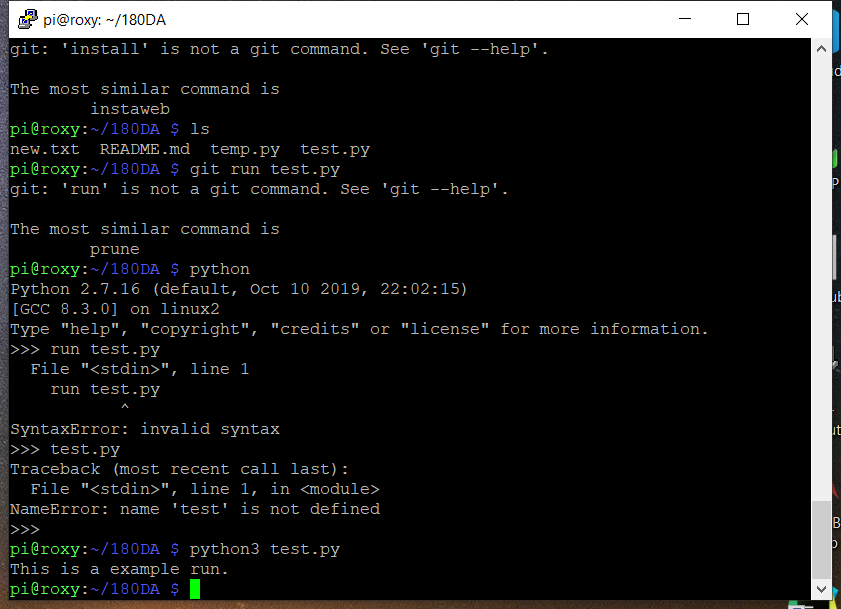
#> input picture code.png, 841 x 609 px, given in place of the camera
$ python kmeans.py
#> lines starting #> are read from the running program, lines starting #| are printed output that depends on the picture; after the words box and inside, x2 and y2 are one past the last pixel; in counts of white or black regions, pixels touching at a corner belong together
"""
Detecting Dominant Colors with KMeans
References:
    https://github.com/michellektan/180DA-WarmUp/blob/main/Tutorial0-Setup/kmeans.py
"""

import numpy as np
import cv2
import matplotlib.pyplot as plt
from sklearn.cluster import KMeans


def find_histogram(clt):
    """
    create a histogram with k clusters
    :param: clt
    :return:hist
    """
    numLabels = np.arange(0, len(np.unique(clt.labels_)) + 1)
    (hist, _) = np.histogram(clt.labels_, bins=numLabels)

    hist = hist.astype("float")
    hist /= hist.sum()

    return hist


def plot_colors2(hist, centroids):
    bar = np.zeros((50, 300, 3), dtype="uint8")
    startX = 0

    for (percent, color) in zip(hist, centroids):
        # plot the relative percentage of each cluster
        endX = startX + (percent * 300)
        cv2.rectangle(bar, (int(startX), 0), (int(endX), 50),
                      color.astype("uint8").tolist(), -1)
        startX = endX

    # return the bar chart
    return bar


cap = cv2.VideoCapture(0)

while True:
    _, frame = cap.read()
#> frame is the input picture: shape (609, 841, 3); mean B, G, R 27.6, 28, 27.6
    lower_blue = np.array([100, 0, 0])
    upper_blue = np.array([255, 100, 100])
    # Threshold the HSV image to get only blue colors
    mask = cv2.inRange(frame, lower_blue, upper_blue)
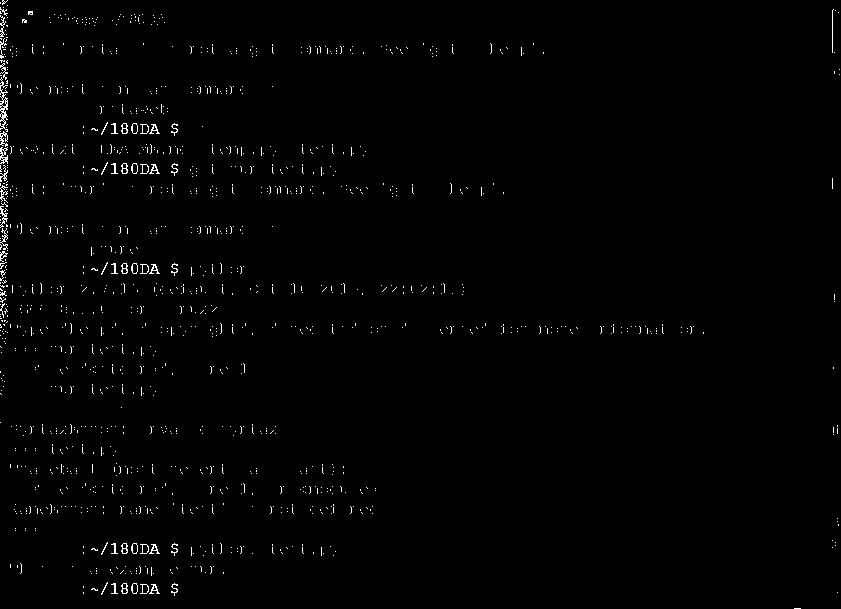
#> mask: shape (609, 841); 1% white in thin lines or dots
    bluecnts = cv2.findContours(mask.copy(),
                                cv2.RETR_EXTERNAL,
                                cv2.CHAIN_APPROX_SIMPLE)[-2]
#> bluecnts = 1372 contours, 1345 with area under 20; largest, box (x1, y1, x2, y2) and area: (0, 77, 8, 132) 123, (0, 147, 8, 164) 62, (140, 584, 149, 594) 51, (131, 583, 138, 594) 51, (140, 544, 149, 554) 51

    if len(bluecnts) > 0:
        blue_area = max(bluecnts, key=cv2.contourArea)
#> blue_area = contour of 149 points, box (x1, y1, x2, y2) (0, 77, 8, 132), area 123
        (xg, yg, wg, hg) = cv2.boundingRect(blue_area)
#> xg = 0; yg = 77; wg = 8; hg = 55
        cv2.rectangle(frame, (xg, yg), (xg + wg, yg + hg), (0, 255, 0), 2)
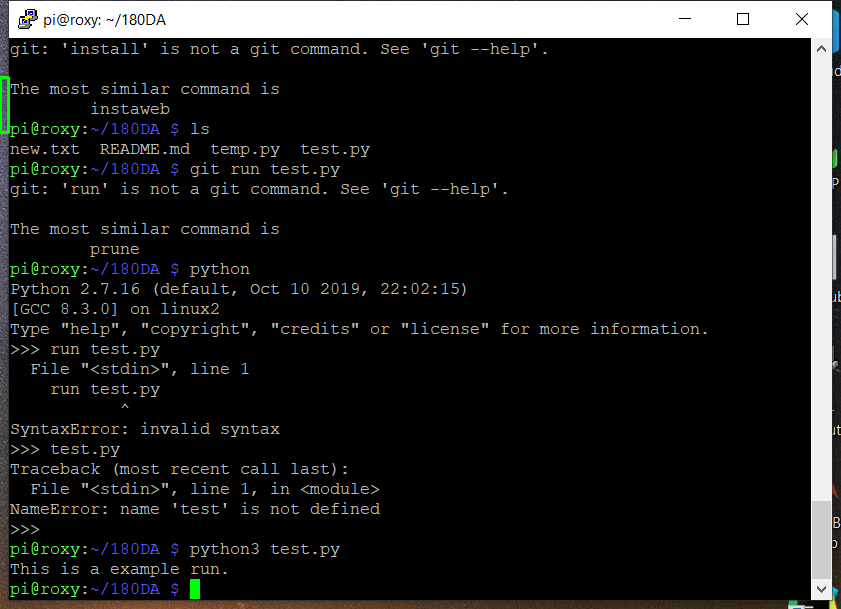
#> frame: shape (609, 841, 3); 0.06% of pixels changed, all inside (x1, y1, x2, y2) = (0, 76, 10, 134)
        box_capture = frame[yg:yg + hg, xg:xg + wg]

        cv2.imshow('frame', frame)

        # cv2.imwrite('blue.png'.format(1), box_capture)

        box_capture = cv2.cvtColor(box_capture, cv2.COLOR_BGR2RGB)
        box_capture = box_capture.reshape((box_capture.shape[0] * box_capture.shape[1], 3))
#> box_capture = 440 rows, first 8: [0, 255, 0], [0, 255, 0], [0, 255, 0], [0, 255, 0], [0, 255, 0], [0, 255, 0], [0, 255, 0], [0, 255, 0]

        clt = KMeans(n_clusters=3)  # cluster number
        clt.fit(box_capture)

        hist = find_histogram(clt)
        bar = plot_colors2(hist, clt.cluster_centers_)
#> after the loop in plot_colors2, `for (percent, color) in zip(hist, centroids):`:
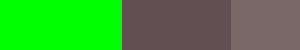
#> bar: shape (50, 300, 3); mean of channels 0, 1, 2 53.4, 156.1, 63.7; drawn as B, G, R

        plt.axis("off")
        plt.imshow(bar)
        plt.show()

    if cv2.waitKey(1) & 0xFF == ord('q'):
#> (key q is pressed here)
        break

# When everything done, release the capture
cap.release()
cv2.destroyAllWindows()
